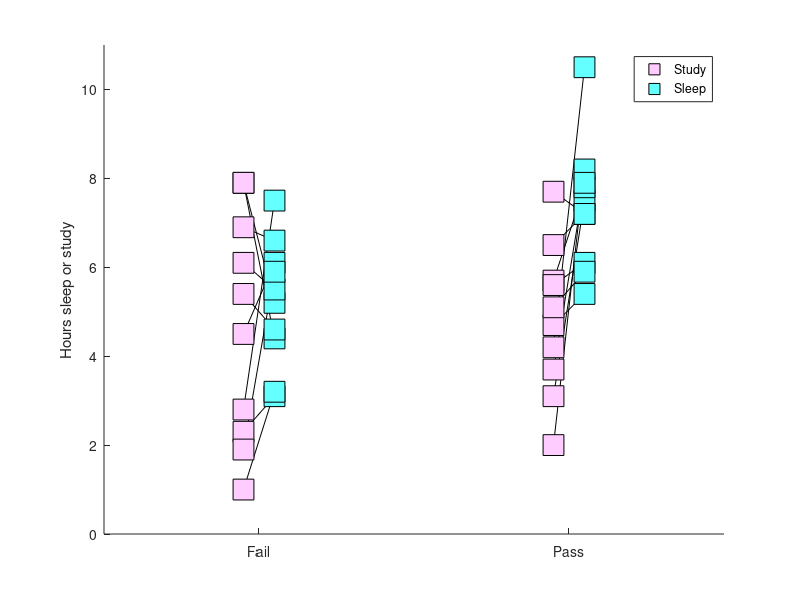

Source code (MATLAB): (Note: this script raises an error after producing the figure.)
%%
%   COURSE: Master statistics and machine learning: intuition, math, code										
%      URL: udemy.com/course/statsml_x/?couponCode=202212 
% 
%  SECTION: Regression
%    VIDEO: Logistic regression
% 
%  TEACHER: Mike X Cohen, sincxpress.com
%

%%

% a clear MATLAB workspace is a clear mental workspace
close all; clear; clc

%% generate the data

% columns are: exam (pass/fail), study hours, sleep hours
data = [
    0	7.9	4.4
    0	7.9	5.2
    0	2.8	7.5
    0	5.4	4.6
    0	6.1	5.5
    0	4.5	6.1
    0	6.9	6.6
    0	2.3	3.1
    0	1.9	5.9
    0	1	3.2
    1	3.1	7.5
    1	5.7	7.8
    1	5.6	6.1
    1	4.7	5.4
    1	4.2	10.5
    1	2	8.2
    1	7.7	7.2
    1	6.5	7.2
    1	5.1	5.9
    1	3.7	7.9 ];

% show the data
figure(1), clf, hold on
plot([data(:,1)-.05 data(:,1)+.05]',data(:,2:3)','k','HandleVisibility','off')
plot(data(:,1)-.05,data(:,2),'ks','markerfacecolor',[255 204 255]/255,'markersize',15)
plot(data(:,1)+.05,data(:,3),'ks','markerfacecolor',[100 255 255]/255,'markersize',15)

set(gca,'xtick',[0 1],'xlim',[-.5 1.5],'ylim',[0 11],'xticklabel',{'Fail';'Pass'})
ylabel('Hours sleep or study')
legend({'Study';'Sleep'})

%% now run the logistic regression

% model specification
modelspec = 'exam ~ study*sleep - study:sleep';

% convert to a MATLAB table
D = array2table(data,'VariableNames',{'exam';'study';'sleep'});

% here's the fitting (binomial is for logistic regression)
mdl = fitglm(D,modelspec,'Distribution','binomial')

%% compute the model prediction accuracy

% predicted values (actually probabilities)
predvals = mdl.predict;

% convert to accuracy
aveacc = (mean(predvals(1:10)<.5) + mean(predvals(11:20)>.5))/2;


%% plotting

figure(2), clf, hold on

plot(predvals,'ks','markerfacecolor','b','markersize',10)
plot(get(gca,'xlim'),[1 1]*.5,'--','color','b','linewidth',2)
plot([1 1]*10.5,get(gca,'ylim'),'--','color','b','linewidth',2)

xlabel('Individual'), ylabel('p(pass)')
title([ 'Overall accuracy: ' num2str(aveacc) ])
legend({'Prediction';'Cut-off'})


%% FYI, a little more detail on how the predicted values are computed:

% get the coefficients
betas = table2array(mdl.Coefficients(:,1));

% design matrix
desmat = [ ones(size(data,1),1) data(:,2:3) ];

% the 'normal' predicted values are actually p/(1-p)
logp = desmat*betas;

% the predicted values are derived from the logistic
p = 1./(1+exp(logp));

% flip the probabilities b/c of how I coded the outcome
predvals2 = 1-p;

% compare
[predvals2 predvals]


%% done.
